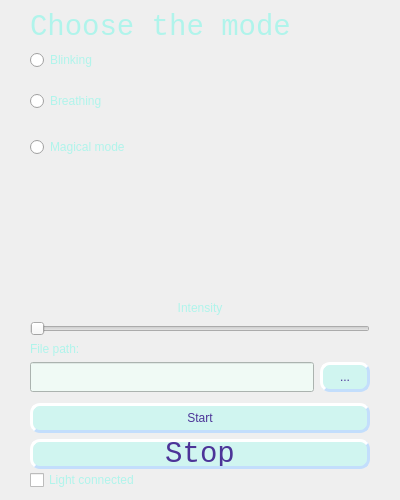
<?xml version="1.0" encoding="UTF-8"?>
<ui version="4.0">
 <class>MainWindow</class>
 <widget class="QMainWindow" name="MainWindow">
  <property name="geometry">
   <rect>
    <x>0</x>
    <y>0</y>
    <width>400</width>
    <height>500</height>
   </rect>
  </property>
  <property name="sizePolicy">
   <sizepolicy hsizetype="Fixed" vsizetype="Fixed">
    <horstretch>0</horstretch>
    <verstretch>0</verstretch>
   </sizepolicy>
  </property>
  <property name="minimumSize">
   <size>
    <width>400</width>
    <height>500</height>
   </size>
  </property>
  <property name="maximumSize">
   <size>
    <width>400</width>
    <height>500</height>
   </size>
  </property>
  <property name="font">
   <font>
    <family>Sitka Subheading</family>
    <pointsize>22</pointsize>
    <weight>50</weight>
    <italic>false</italic>
    <bold>false</bold>
   </font>
  </property>
  <property name="windowTitle">
   <string>MainWindow</string>
  </property>
  <property name="layoutDirection">
   <enum>Qt::LeftToRight</enum>
  </property>
  <property name="styleSheet">
   <string notr="true">#MainWindow 
{

}

#centralWidget 
{
	
	background-image: url(:/background-image/images/bg/off_ready.png);
}

QPushButton
{
	background-color : rgb(208, 245, 240);
	font: 75 22pt &quot;Consolas&quot;;
	color:rgb(76, 52, 152);
	border-color: rgb(195, 222, 252);
	border-width: 3px;
	border-style: outset;
	border-radius: 10px;
}

QPushButton:pressed
{
	background-color : rgb(176, 244, 235);

}

QLabel#filePath_label
{
	
	font: 75 16pt &quot;Consolas&quot;;
}

QLabel
{	
	font: 75 22pt &quot;Consolas&quot;;
	color:rgb(176, 244, 235);
}

QCheckBox
{
	font: 75 22pt &quot;Consolas&quot;;
	color: rgb(176, 244, 235);
}

QLineEdit
{
	font: 75 10pt &quot;Consolas&quot;;
	color:rgb(76, 52, 152);
	background-color:rgb(240, 250, 245)
}

QRadioButton
{
	color:rgb(176, 244, 235);
	
	
	font: 75 22pt &quot;Consolas&quot;;
}
QPushButton#push_button { background-color: red; }
QPushButton#push_button:hover { background-color: white; }
QPushButton#num {
    image: url(C:/Users/oleg6/Documents/MagicaLLights/images/b1.png);
    border-top-right-radius: 4px;
    border-bottom-right-radius: 4px;
    height: 100px;
    width: 100px;
}
QPushButton#num:hover {
    image: url(C:/Users/oleg6/Documents/MagicaLLights/images/b3.png);
}
QPushButton#num:pressed {
    image: url(C:/Users/oleg6/Documents/MagicaLLights/images/b2.png);
}

</string>
  </property>
  <widget class="QWidget" name="centralWidget">
   <property name="sizePolicy">
    <sizepolicy hsizetype="Fixed" vsizetype="Fixed">
     <horstretch>0</horstretch>
     <verstretch>20</verstretch>
    </sizepolicy>
   </property>
   <property name="minimumSize">
    <size>
     <width>400</width>
     <height>500</height>
    </size>
   </property>
   <property name="maximumSize">
    <size>
     <width>400</width>
     <height>500</height>
    </size>
   </property>
   <property name="font">
    <font>
     <family>Berlin Sans FB</family>
     <pointsize>20</pointsize>
     <weight>75</weight>
     <bold>true</bold>
    </font>
   </property>
   <layout class="QVBoxLayout" name="verticalLayout">
    <property name="leftMargin">
     <number>30</number>
    </property>
    <property name="topMargin">
     <number>10</number>
    </property>
    <property name="rightMargin">
     <number>30</number>
    </property>
    <property name="bottomMargin">
     <number>10</number>
    </property>
    <item alignment="Qt::AlignTop">
     <widget class="QLabel" name="chooseMode_label">
      <property name="sizePolicy">
       <sizepolicy hsizetype="Maximum" vsizetype="Maximum">
        <horstretch>0</horstretch>
        <verstretch>0</verstretch>
       </sizepolicy>
      </property>
      <property name="font">
       <font>
        <family>Consolas</family>
        <pointsize>22</pointsize>
        <weight>9</weight>
        <italic>false</italic>
        <bold>false</bold>
       </font>
      </property>
      <property name="text">
       <string>Choose the mode</string>
      </property>
     </widget>
    </item>
    <item>
     <widget class="QRadioButton" name="blinking_radioButton">
      <property name="sizePolicy">
       <sizepolicy hsizetype="Minimum" vsizetype="Fixed">
        <horstretch>0</horstretch>
        <verstretch>0</verstretch>
       </sizepolicy>
      </property>
      <property name="maximumSize">
       <size>
        <width>16777215</width>
        <height>40</height>
       </size>
      </property>
      <property name="text">
       <string>Blinking</string>
      </property>
      <property name="iconSize">
       <size>
        <width>25</width>
        <height>25</height>
       </size>
      </property>
     </widget>
    </item>
    <item>
     <widget class="QRadioButton" name="breathing_radioButton">
      <property name="minimumSize">
       <size>
        <width>0</width>
        <height>50</height>
       </size>
      </property>
      <property name="maximumSize">
       <size>
        <width>16777215</width>
        <height>50</height>
       </size>
      </property>
      <property name="text">
       <string>Breathing</string>
      </property>
     </widget>
    </item>
    <item>
     <widget class="QRadioButton" name="magic_radioButton">
      <property name="minimumSize">
       <size>
        <width>0</width>
        <height>30</height>
       </size>
      </property>
      <property name="maximumSize">
       <size>
        <width>16777215</width>
        <height>50</height>
       </size>
      </property>
      <property name="text">
       <string>Magical mode</string>
      </property>
     </widget>
    </item>
    <item>
     <spacer name="verticalSpacer">
      <property name="orientation">
       <enum>Qt::Vertical</enum>
      </property>
      <property name="sizeHint" stdset="0">
       <size>
        <width>20</width>
        <height>40</height>
       </size>
      </property>
     </spacer>
    </item>
    <item>
     <widget class="QLabel" name="intensity_label">
      <property name="text">
       <string>Intensity</string>
      </property>
      <property name="alignment">
       <set>Qt::AlignCenter</set>
      </property>
     </widget>
    </item>
    <item>
     <widget class="QSlider" name="intensity_slider">
      <property name="maximum">
       <number>1023</number>
      </property>
      <property name="orientation">
       <enum>Qt::Horizontal</enum>
      </property>
     </widget>
    </item>
    <item>
     <widget class="QLabel" name="filePath_label">
      <property name="text">
       <string>File path:</string>
      </property>
     </widget>
    </item>
    <item>
     <layout class="QHBoxLayout" name="horizontalLayout">
      <item>
       <widget class="QLineEdit" name="file_name_lineEdit">
        <property name="sizePolicy">
         <sizepolicy hsizetype="Expanding" vsizetype="Fixed">
          <horstretch>0</horstretch>
          <verstretch>0</verstretch>
         </sizepolicy>
        </property>
        <property name="minimumSize">
         <size>
          <width>0</width>
          <height>30</height>
         </size>
        </property>
        <property name="maximumSize">
         <size>
          <width>16777215</width>
          <height>30</height>
         </size>
        </property>
        <property name="font">
         <font>
          <family>Consolas</family>
          <pointsize>10</pointsize>
          <weight>9</weight>
          <italic>false</italic>
          <bold>false</bold>
         </font>
        </property>
       </widget>
      </item>
      <item>
       <widget class="QPushButton" name="browse_button">
        <property name="minimumSize">
         <size>
          <width>50</width>
          <height>30</height>
         </size>
        </property>
        <property name="maximumSize">
         <size>
          <width>16777215</width>
          <height>30</height>
         </size>
        </property>
        <property name="text">
         <string>...</string>
        </property>
        <property name="iconSize">
         <size>
          <width>14</width>
          <height>16</height>
         </size>
        </property>
       </widget>
      </item>
     </layout>
    </item>
    <item>
     <widget class="QPushButton" name="start_button">
      <property name="sizePolicy">
       <sizepolicy hsizetype="Expanding" vsizetype="Fixed">
        <horstretch>0</horstretch>
        <verstretch>0</verstretch>
       </sizepolicy>
      </property>
      <property name="minimumSize">
       <size>
        <width>300</width>
        <height>30</height>
       </size>
      </property>
      <property name="maximumSize">
       <size>
        <width>16777215</width>
        <height>20</height>
       </size>
      </property>
      <property name="text">
       <string>Start</string>
      </property>
      <property name="checkable">
       <bool>false</bool>
      </property>
     </widget>
    </item>
    <item>
     <widget class="QPushButton" name="stop_button">
      <property name="minimumSize">
       <size>
        <width>0</width>
        <height>30</height>
       </size>
      </property>
      <property name="maximumSize">
       <size>
        <width>16777215</width>
        <height>20</height>
       </size>
      </property>
      <property name="font">
       <font>
        <family>Consolas</family>
        <pointsize>22</pointsize>
        <weight>9</weight>
        <italic>false</italic>
        <bold>false</bold>
       </font>
      </property>
      <property name="text">
       <string>Stop</string>
      </property>
     </widget>
    </item>
    <item>
     <widget class="QCheckBox" name="lightConnected_checkBox">
      <property name="sizePolicy">
       <sizepolicy hsizetype="Minimum" vsizetype="Maximum">
        <horstretch>0</horstretch>
        <verstretch>0</verstretch>
       </sizepolicy>
      </property>
      <property name="text">
       <string>Light connected</string>
      </property>
      <property name="checkable">
       <bool>false</bool>
      </property>
     </widget>
    </item>
   </layout>
  </widget>
  <widget class="QMenuBar" name="menuBar">
   <property name="geometry">
    <rect>
     <x>0</x>
     <y>0</y>
     <width>400</width>
     <height>20</height>
    </rect>
   </property>
  </widget>
 </widget>
 <layoutdefault spacing="6" margin="11"/>
 <resources/>
 <connections/>
</ui>
